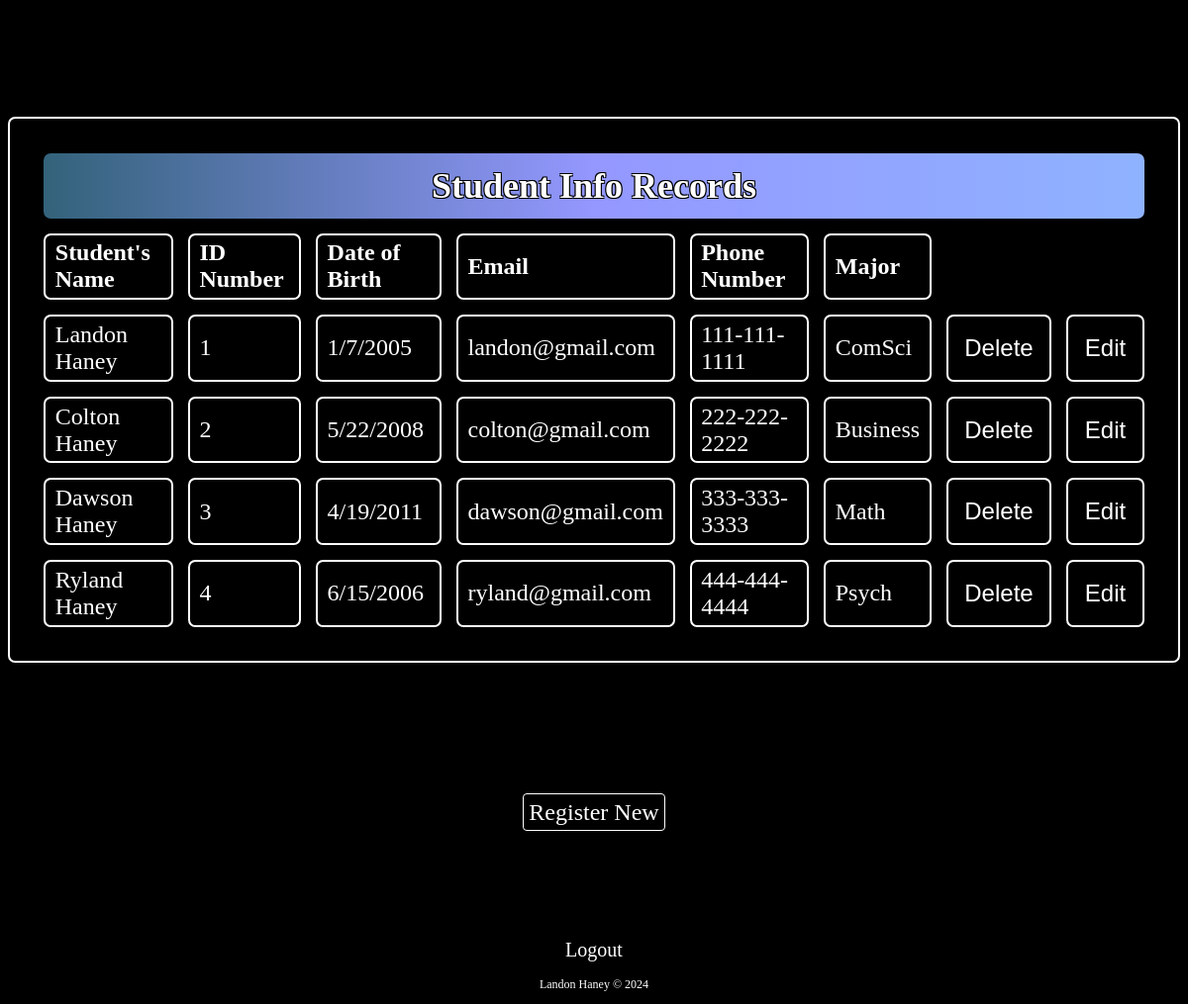
Screenshot of /sis_view.php with the database file from the repository.
### tables this page shows
CREATE TABLE `Students` (
  `stuName` text NOT NULL,
  `IDNumber` int(11) NOT NULL,
  `dateOfBirth` text NOT NULL,
  `email` text NOT NULL,
  `phoneNumber` varchar(20) NOT NULL,
  `major` text NOT NULL,
  `seq` int(11) NOT NULL
);

### sis_view.php (the view, shortened to what this page needs)
<!DOCTYPE html>
<html lang="en">
<head>
    <link rel="stylesheet" href="style.css">
</head>
<body>
    <form method="post" action="sis_view.php">
        <table id="table3" align="center">
            <tr>
                <th colspan="8">Student Info Records</th>
            </tr>
            <tr class="bold">
                <td>Student's Name</td>
                <td>ID Number</td>
                <td>Date of Birth</td>
                <td>Email</td>
                <td>Phone Number</td>
                <td>Major</td>
            </tr>
            <tr>
                <?php
                    $con = mysqli_connect("localhost", "root", "", "DBFinal");
                    $que = "SELECT * FROM Students";
                    $run = mysqli_query($con, $que);
                    $i = 1;
                    while($row = mysqli_fetch_array($run)){
                        $stu_name = $row['0'];
                        $stu_id = $row['1'];
                        $stu_dob = $row['2'];
                        $stu_email = $row['3'];
                        $stu_phone = $row['4'];
                        $stu_major = $row['5'];
                        $stu_seq = $row['seq']
                        ?>
                        <td><?php echo $stu_name; $i++; ?></td>
                        <td><?php echo $stu_id; ?></td>
                        <td><?php echo $stu_dob ?></td>
                        <td><?php echo $stu_email; ?></td>
                        <td><?php echo $stu_phone; ?></td>
                        <td><?php echo $stu_major; ?></td>
                        <td><button class="btn"><a class="link" href="sis_del.php?del=<?php echo $stu_seq; ?>">Delete</a></button></td>
                        <td><button class="btn"><a class="link" href="sis_edit.php?edit=<?php echo $row['seq']; ?>">Edit</a>
                        </button></td>
                </tr>
            <?php
                }
            ?>
        </table>
    </form>
    <br>
    <br>
    <br>
    <div style="text-align: center;">
        <a class="pageClick" href="sis_reg.php">Register New</a>
    </div>
    <div style="text-align: center; padding-top: 4rem;" >
        <a style="font-size: 20px;" href="sis_logout.php">Logout</a>
    </div>
        <p class="copyright">Landon Haney &#169 2024</p>
</body>
</html>

### style.css (style rules this page uses)
* { background-color: black; color: white; font-size: 1.5rem; text-decoration: none; }
.pageClick { border: 1px solid white; border-radius: 4px; padding: 5px; }
table { margin-top: 10%; border: 2px solid white; border-radius: 0.3rem; align-items: center; padding: 0.8rem; border-collapse: separate; border-spacing: 15px; }
.bold { font-weight: bold; }
tr { padding: 0.5rem; }
td { border: 2px solid white; border-radius: 0.3rem; text-align: left; min-width: fit-content; padding: 0.2rem 0.4rem; max-height: fit-content; }
th { background: linear-gradient( 90deg, hsl(200, 41%, 34%), hsl(238, 100%, 79%), hsl(221, 100%, 78%) ); text-align: center; color: white; border-radius: 0.3rem; text-shadow: -1px -1px 0 black, 1px -1px 0 black, -1px 1px 0 black, 1px 1px 0 black; padding: 0.5rem; }
a { font-size: 1rem; }
.btn { border-radius: 4px; border: 1px solid black; cursor: pointer; transition: 0.5s ease; font-size: 1rem; }
.link { transition: 0.5s ease; }
.copyright { position: relative; height: 10%; text-align: center; font-size: 0.5rem; }
#table3 td { font-size: 1rem; }

### rows the page displays
students: stuName "Landon Haney", IDNumber "1", dateOfBirth "1/7/2005", email "landon@gmail.com", phoneNumber "111-111-1111", major "ComSci"
students: stuName "Colton Haney", IDNumber "2", dateOfBirth "5/22/2008", email "colton@gmail.com", phoneNumber "222-222-2222", major "Business"
students: stuName "Dawson Haney", IDNumber "3", dateOfBirth "4/19/2011", email "dawson@gmail.com", phoneNumber "333-333-3333", major "Math"
students: stuName "Ryland Haney", IDNumber "4", dateOfBirth "6/15/2006", email "ryland@gmail.com", phoneNumber "444-444-4444", major "Psych"
